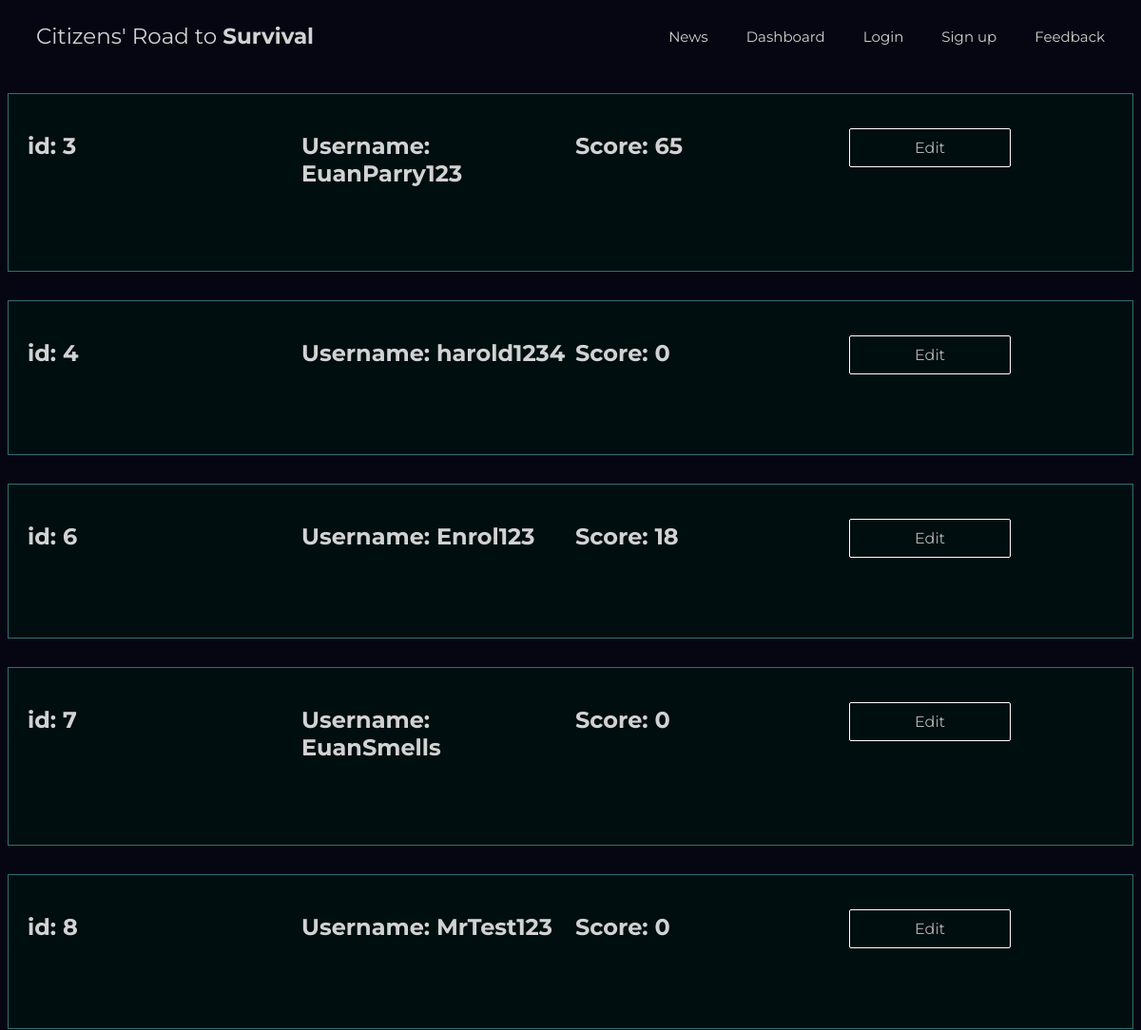
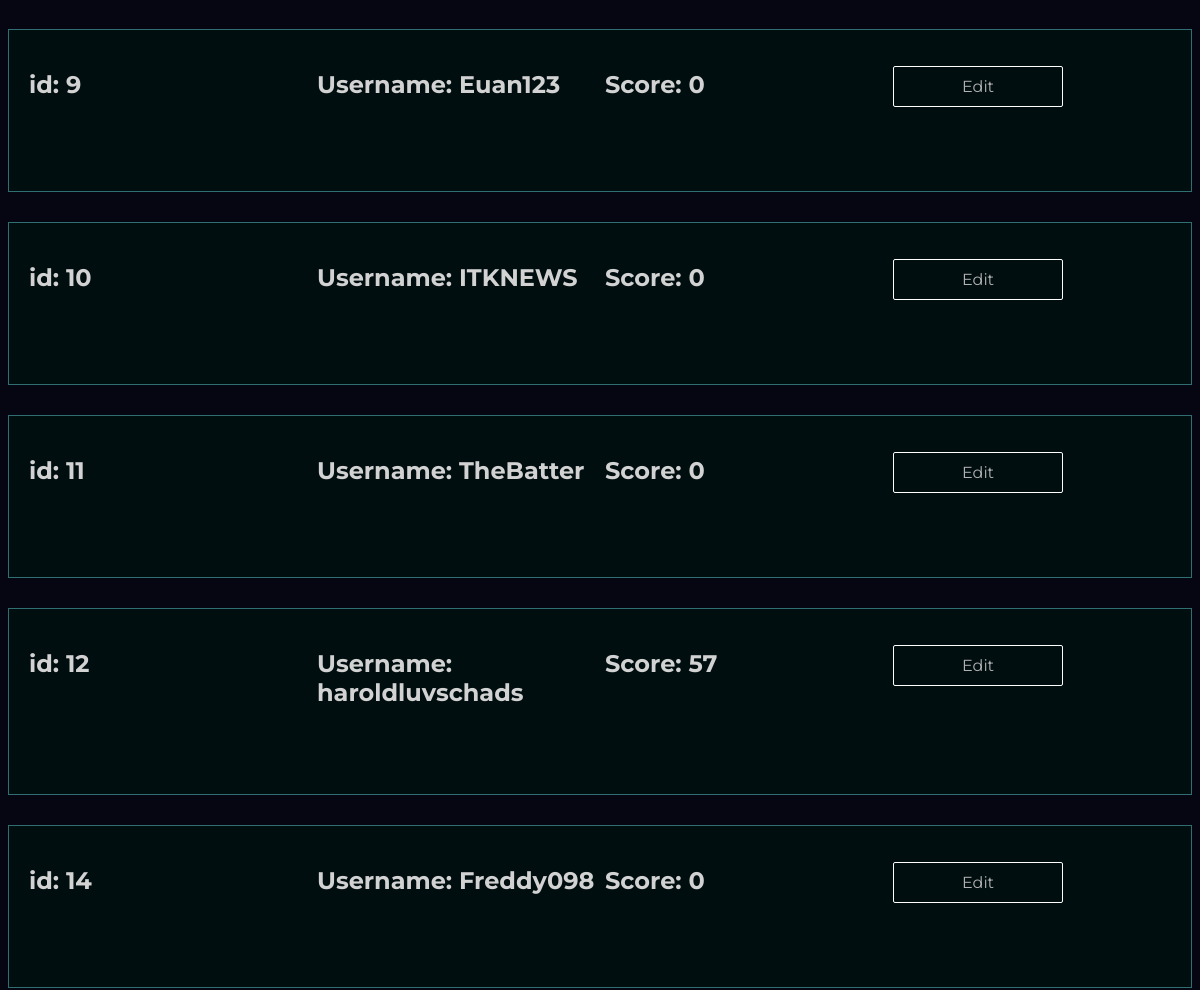
The page /review_score.php (signed in, upper part) on the database as committed earlier (2 pictures, top to bottom).
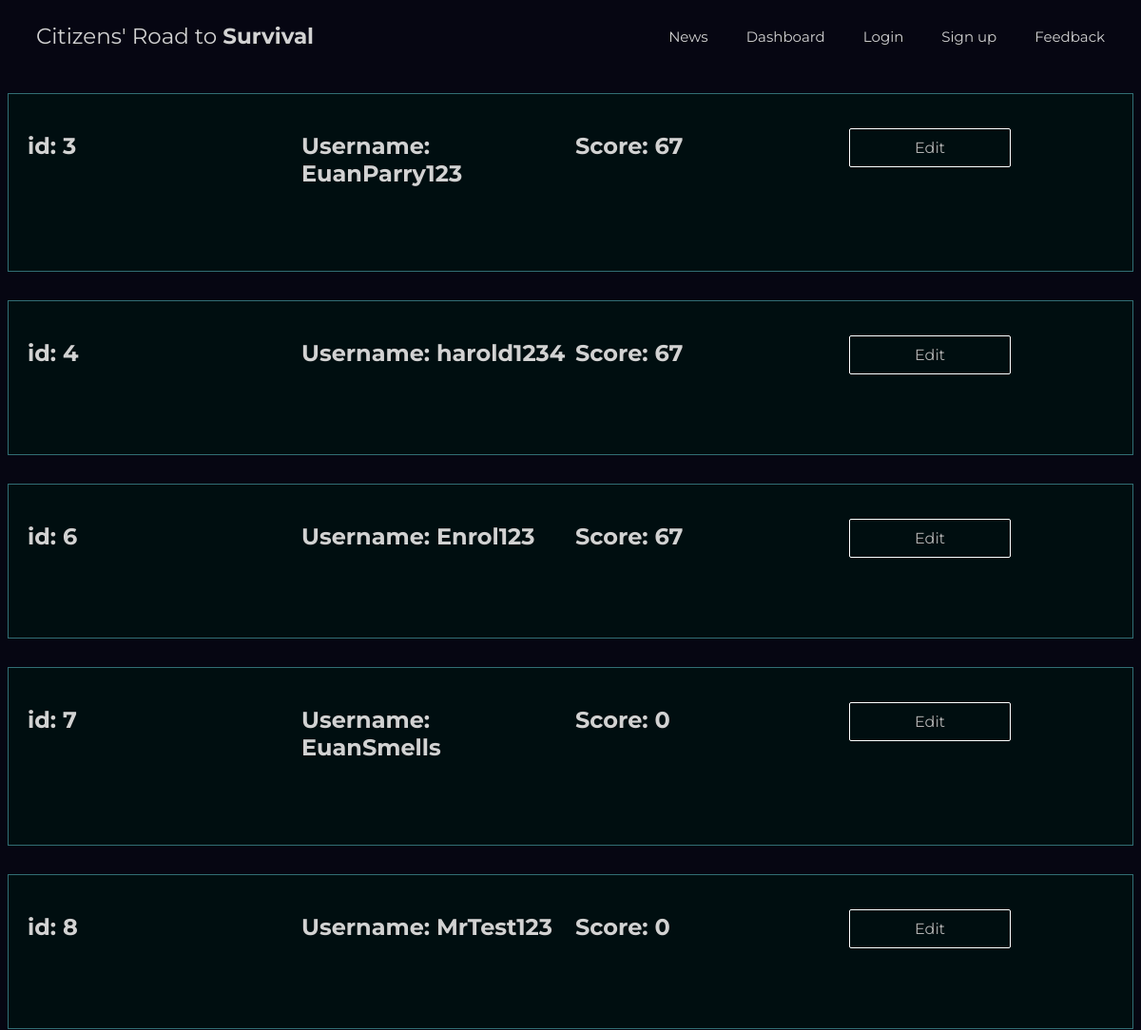
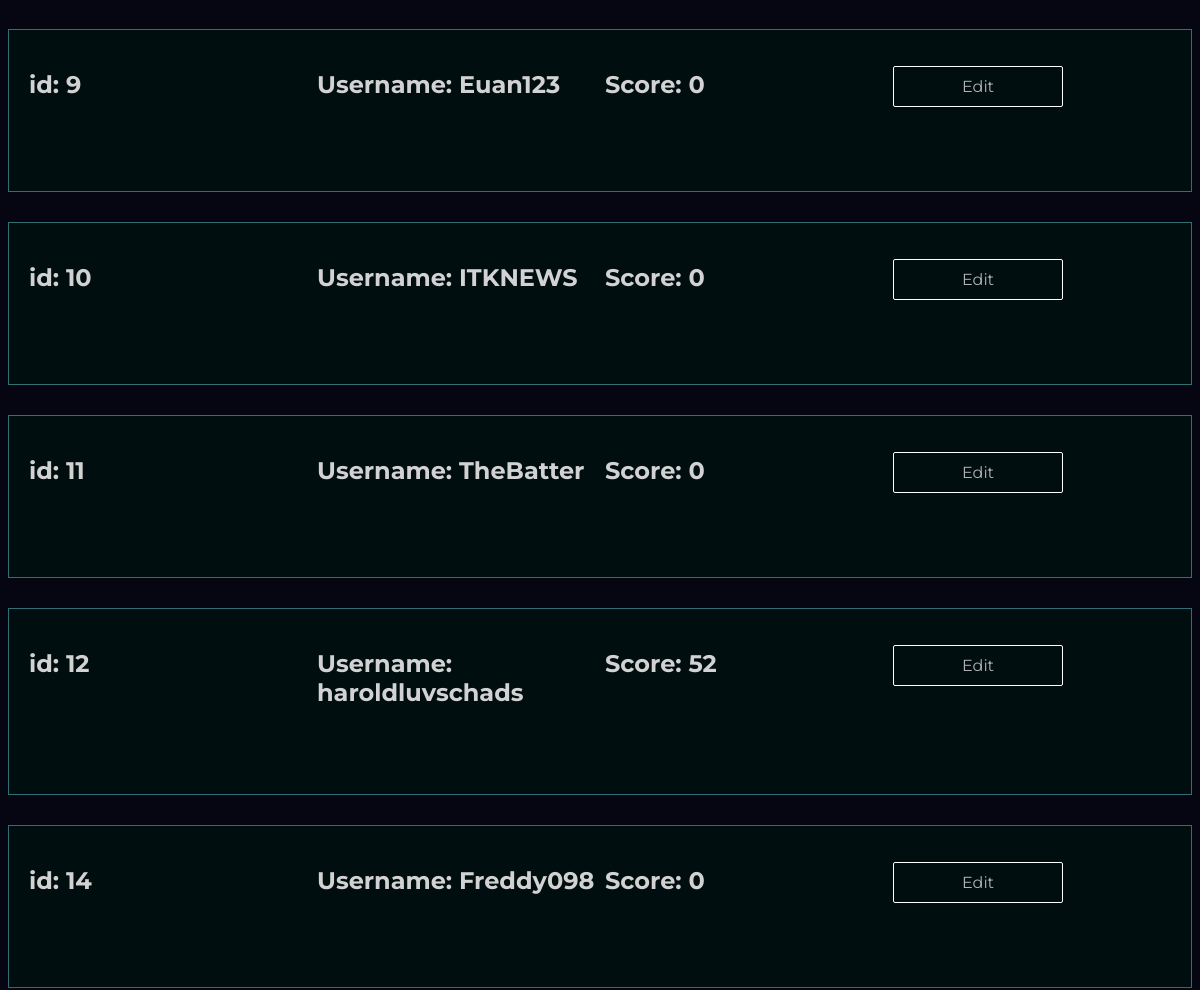
The same page on the database as committed later (2 pictures, top to bottom).
### tables this page shows
CREATE TABLE `users` (
  `id` int(11) NOT NULL,
  `username` text NOT NULL,
  `password` text NOT NULL,
  `firstname` text NOT NULL,
  `lastname` text NOT NULL,
  `email` text NOT NULL,
  `birthdate` text NOT NULL,
  `role` enum('user','admin','owner','') NOT NULL,
  `score` int(11) NOT NULL,
  `supplies_status` enum('Very High','High','Medium','Low','Very Low') NOT NULL DEFAULT 'Medium',
  `shelter_location` enum('Bedfordshire','Berkshire','Bristol','Buckinghamshire','Cambridgeshire','Cheshire','Cornwall','Cumbria','Derbyshire','Devon','Dorset','Durham','East Riding of Yorkshire','East Sussex','Essex','Gloucestershire','Greater London','Greater Manchester','Hampshire','Herefordshire','Hertfordshire','Isle of Wight','Kent','Lancashire','Leicestershire','Lincolnshire','Merseyside','Middlesex','Norfolk','North Yorkshire','Northamptonshire','Northumberland','Nottinghamshire','Oxfordshire','Rutland','Shropshire','Somerset','South Yorkshire','Staffordshire','Suffolk','Surrey','Tyne and Wear','Warwickshire','West Midlands','West Sussex','West Yorkshire','Wiltshire','Worcestershire') DEFAULT NULL,
  `weekly_reported_issues` int(11) NOT NULL,
  `last_supply_request` datetime DEFAULT NULL
);

### review_score.php (the view, shortened to what this page needs)
<!DOCTYPE html>
<html lang="en">
<head>
    <link rel="stylesheet" href="main.css">
    <link rel="stylesheet" href="review_score.css">
    <link rel="stylesheet" href="https://cdnjs.cloudflare.com/ajax/libs/font-awesome/6.5.0/css/all.min.css">
</head>
<body>
    <header class="header">
        <div class="header_content">
            <a href="index.php" class="logo">Citizens' Road to&nbsp;<b>Survival</b></a>
            <nav class="nav">
                <ul class="nav_list">
                    <li class="nav_item"> <a href="list_articles.php" class="nav_link">News</a></li>
                    <li class="nav_item"> <a href="dashboard.php" class="nav_link">Dashboard</a></li>
                    <li class="nav_item"> <a href="login.php" class="nav_link">Login</a></li>
                    <li class="nav_item"> <a href="signup.php" class="nav_link">Sign up</a></li>
                    <li class="nav_item"> <a href="feedback.php" class="nav_link">Feedback</a></li>
                </ul>
            </nav>
        </div>
    </header>
<?php
include 'connectdb.php';
    $stmt= $conn->prepare ("SELECT * FROM users WHERE role!='admin';");
    $stmt->execute();
    $result = $stmt->get_result();
    while ($row = $result->fetch_assoc()){
        $scores[]=$row;
    }
    if (!empty($scores)) {
        foreach ($scores as $row) {
            echo '<section class="scoreCard">';
            echo '<div> <h2> id: '  . htmlspecialchars($row['id']).' </h2></div>';
            echo '<div> <h2> Username: '  . htmlspecialchars($row['username']).'</h2></div>';
            echo '<div> <h2> Score: ' . htmlspecialchars($row['score']) . '</h2></div>';
            echo '<p>
                    <a class="btn" onclick="return confirm(\'Do You Really Want To Edit This?\')" href="edit_score.php?id=' . htmlspecialchars($row['id']) . '">Edit</a>
            </p>';
            echo '<br>' .'<br>';
            echo '</section>';
        }
    } else {
        echo "<p>No users found.</p>";
    }
    ?>
</body>
</html>

Rows that differ between the two databases and show on the page:
changed users "EuanParry123": score "65" → "67"
changed users "harold1234": score "0" → "67"
changed users "Enrol123": score "18" → "67"
changed users "haroldluvschads": score "57" → "52"
